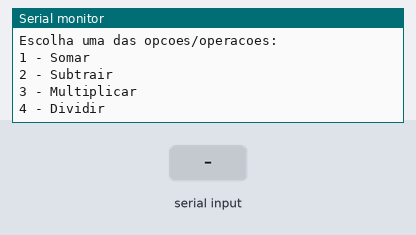
Bench run of a sketch on a simulated Arduino Mega 2560, built with avr-gcc and run on an emulated ATmega2560. Parts: the last lines printed to the serial monitor. The test bench sets the inputs (shaded band).

Above: at 0.9 s.
1.0 s: "s" received over Serial
At 2.7 s:
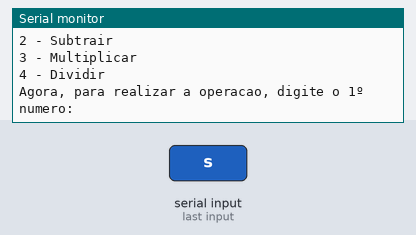
3.5 s: "90,45,200\n" received over Serial
At 5.7 s:
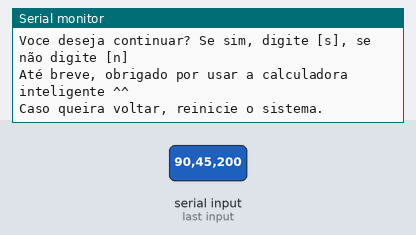

The sketch:

fantabulous_bojo1.ino
```cpp
// C++ code
//

float numero1 = 0.0;
float numero2 = 0.0;
float soma;
int escolhaDaOperacao;
int contador = 0;


void setup()
{

  Serial.begin(9600);


  do{
    Serial.println("Bem-vindo(a) a calculadora mega inteligente :P!!!");
    Serial.println("Escolha uma das opcoes/operacoes:");
    Serial.println("1 - Somar");
    Serial.println("2 - Subtrair");
    Serial.println("3 - Multiplicar");
    Serial.println("4 - Dividir");


    while(!Serial.available ()){}//espera o usúario digitar


    escolhaDaOperacao = Serial.parseInt();//armazena o que o usúario digitou na variável


    Serial.println("Agora, para realizar a operacao, digite o 1º numero:");
    while(!Serial.available ()){}
    numero1 = Serial.parseFloat();


    Serial.println("Agora, digite o segundo numero:");
    while(!Serial.available ()){}
    numero2 = Serial.parseFloat();


    if(escolhaDaOperacao == 1){
      soma = numero1 + numero2;
      Serial.println("WOW!!! o resultado foi: " + String(soma));
    }

    Serial.println("Voce deseja continuar? Se sim, digite [s], se não digite [n]");
    while(!Serial.available ()){}//espera o usúario digitar


    if(Serial.readString() == "s"){
      contador++;
    }
    else{
      contador = 0;


      Serial.println("Até breve, obrigado por usar a calculadora inteligente ^^");
      Serial.println("Caso queira voltar, reinicie o sistema.");
    }

  }
  while(contador != 0);
}

void loop()
 {
  //sem codigo
 }
```

Measured:
- after the input at 1.0 s, the serial monitor: prints a new line after 1.0 s (image 1)
- after the input at 3.5 s, the serial monitor: prints a new line at once (image 2)
